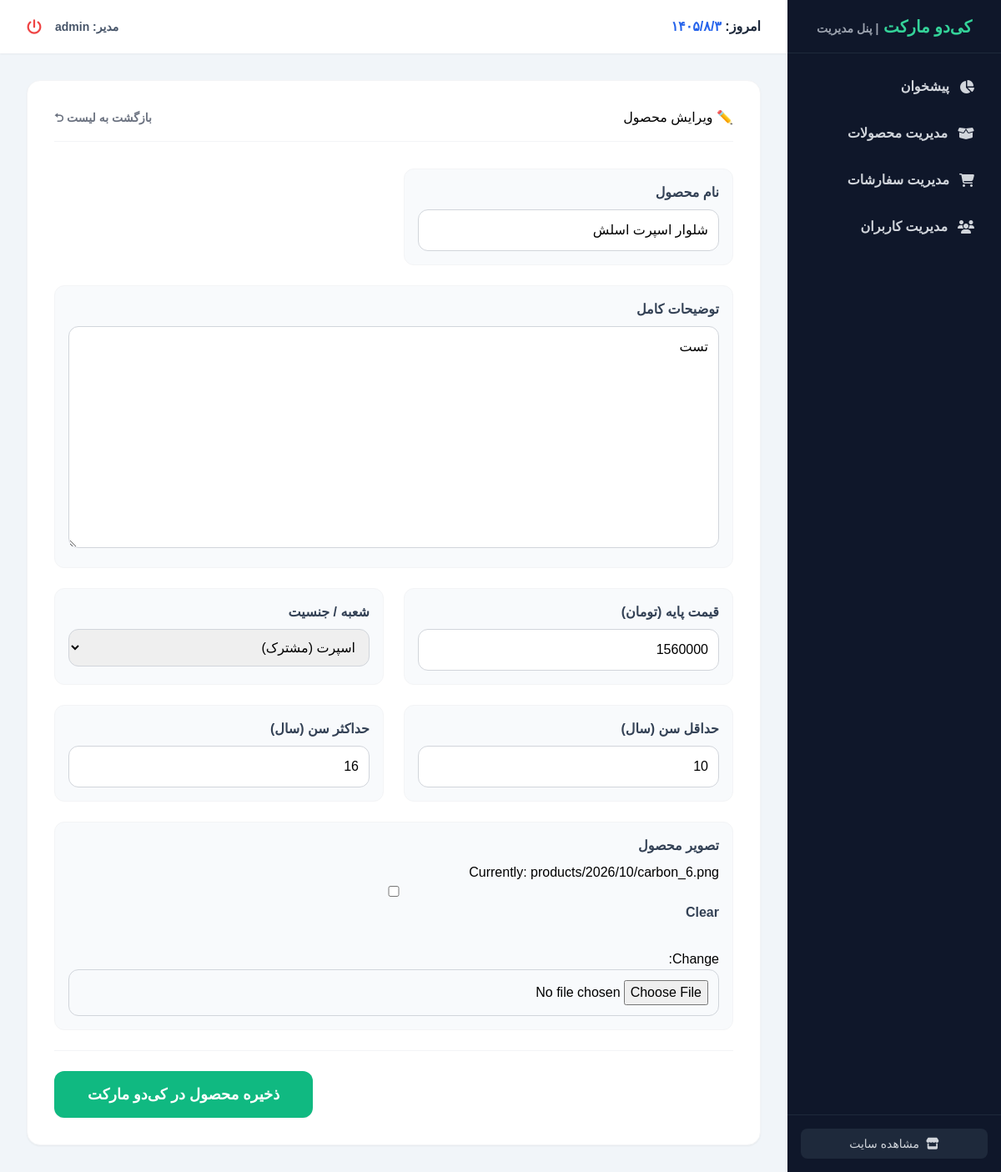
The app's page /dashboard/products/edit/2/ (signed in) with its own data.
### products/models.py (models this page shows, shortened)
class Products(models.Model):
    GENDER_CHOICES = [
        ('boy', 'پسرونه'),
        ('girl', 'دخترونه'),
        ('unisex', 'اسپرت (مشترک)'),
    ]
    name = models.CharField(max_length=200, verbose_name="نام لباس")
    description = models.TextField(verbose_name="توضیحات کامل")
    category = models.ForeignKey('Category', on_delete=models.SET_NULL, null=True, blank=True, related_name='products', verbose_name="دسته بندی")
    price = models.PositiveIntegerField(verbose_name="قیمت (تومان)")
    gender = models.CharField(max_length=10, choices=GENDER_CHOICES, verbose_name="دسته‌بندی")
    min_age = models.PositiveIntegerField(verbose_name="حداقل سن (سال)", default=1)
    max_age = models.PositiveIntegerField(verbose_name="حداکثر سن (سال)", default=16)
    stock = models.PositiveIntegerField(verbose_name="موجودی در انبار", default=0)
    is_active = models.BooleanField(default=True, verbose_name="فعال برای فروش")
    image = models.ImageField(upload_to='products/%Y/%m/', verbose_name="عکس لباس", null=True, blank=True)
    class Meta:
        verbose_name = "محصول"
        verbose_name_plural = "محصولات"

### dashboard/views.py (the view)
# urls.py: path('products/edit/<int:pk>/', views.dashboard_product_edit, name='dashboard_product_edit'),
@staff_member_required
def dashboard_product_edit(request, pk):
    product = get_object_or_404(Products, pk=pk)
    if request.method == 'POST':
        form = ProductForm(request.POST, request.FILES, instance=product)
        if form.is_valid():
            form.save()
            return redirect('dashboard_product_list')
    else:
        form = ProductForm(instance=product)
    return render(request, 'dashboard/product_form.html', {'form': form, 'is_edit': True})

### dashboard/views.py
class ProductForm(forms.ModelForm):
    class Meta:
        model = Products
        fields = ['name', 'description', 'price', 'gender', 'min_age', 'max_age', 'image']
        labels = {
            'name': 'نام محصول',
            'description': 'توضیحات کامل',
            'price': 'قیمت پایه (تومان)',
            'gender': 'شعبه / جنسیت',
            'min_age': 'حداقل سن (سال)',
            'max_age': 'حداکثر سن (سال)',
            'image': 'تصویر محصول'
        }

### cart/context_processors.py (called while the page is built)
def cart(request):
    return {'cart': Cart(request)}

### dashboard/templates/dashboard/product_form.html (shortened to what this page needs)
{% extends "dashboard/dashboard_base.html" %}
{% block dashboard_content %}
<div class="max-w-4xl mx-auto bg-white p-8 rounded-2xl shadow-sm border border-gray-100">
    <div class="flex items-center justify-between mb-8 border-b border-gray-100 pb-4">
        <h2>{% if is_edit %}✏️ ویرایش محصول{% else %}➕ افزودن محصول جدید{% endif %}</h2>
        <a href="{% url 'dashboard_product_list' %}" class="text-gray-500 hover:text-slate-800 font-bold transition text-sm">بازگشت به لیست ⮌</a>
    </div>
    <form method="post" enctype="multipart/form-data" class="flex flex-col gap-6 [&_label]:block [&_label]:font-bold [&_label]:text-slate-700 [&_label]:mb-2 [&_input]:w-full [&_input]:p-3 [&_input]:rounded-xl [&_input]:border [&_input]:border-gray-300 [&_input]:focus:border-blue-500 [&_input]:focus:ring-0 [&_input]:outline-none [&_input]:transition [&_textarea]:w-full [&_textarea]:p-3 [&_textarea]:rounded-xl [&_textarea]:border [&_textarea]:border-gray-300 [&_textarea]:focus:border-blue-500 [&_textarea]:focus:ring-0 [&_textarea]:outline-none [&_textarea]:transition [&_select]:w-full [&_select]:p-3 [&_select]:rounded-xl [&_select]:border [&_select]:border-gray-300 [&_select]:focus:border-blue-500 [&_select]:focus:ring-0 [&_select]:outline-none [&_select]:transition">
        <div class="grid grid-cols-1 md:grid-cols-2 gap-6">
            {% for field in form %}
                <div class="{% if field.name == 'description' or field.name == 'image' %}md:col-span-2{% endif %} bg-slate-50 p-4 rounded-xl border border-gray-100">
                    <label>{{ field.label }}</label>
                    {{ field }}
                </div>
            {% endfor %}
        </div>
        <div class="border-t border-gray-100 pt-6 flex justify-end">
            <button type="submit" class="w-full sm:w-auto bg-emerald-500 hover:bg-emerald-600 text-white font-bold py-3.5 px-10 rounded-xl transition shadow-sm text-lg">
                ذخیره محصول در کی‌دو مارکت
            </button>
        </div>
    </form>
</div>
{% endblock %}

### dashboard/templates/dashboard/dashboard_base.html (shortened to what this page needs)
<!DOCTYPE html>
<html lang="fa" dir="rtl">
<head>
    <link href="https://cdn.jsdelivr.net/gh/rastikerdar/vazirmatn@v33.0.0/Vazirmatn-font-face.css" rel="stylesheet" />
    <script src="https://cdn.tailwindcss.com"></script>
    <link rel="stylesheet" href="https://cdnjs.cloudflare.com/ajax/libs/font-awesome/6.4.0/css/all.min.css">
</head>
<body class="bg-slate-100 font-sans flex h-screen overflow-hidden">
    <aside class="w-64 bg-slate-900 text-white flex flex-col h-full shrink-0">
        <div class="h-16 flex items-center justify-center border-b border-slate-800">
            <h1 class="text-xl font-bold text-emerald-400">کی‌دو مارکت <span class="text-sm text-gray-400">| پنل مدیریت</span></h1>
        </div>
        <nav class="flex-1 p-4 space-y-2 overflow-y-auto">
            <a href="{% url 'dashboard_home' %}" class="flex items-center gap-3 px-4 py-3 hover:bg-slate-800 text-gray-300 hover:text-white rounded-xl font-bold transition">
                <i class="fa-solid fa-chart-pie"></i> پیشخوان
            </a>
            <a href="{% url 'dashboard_product_list' %}" class="flex items-center gap-3 px-4 py-3 hover:bg-slate-800 text-gray-300 hover:text-white rounded-xl font-bold transition">
                <i class="fa-solid fa-box-open"></i> مدیریت محصولات
            </a>
            <a href="{% url 'dashboard_order_list' %}" class="flex items-center gap-3 px-4 py-3 hover:bg-slate-800 text-gray-300 hover:text-white rounded-xl font-bold transition">
                <i class="fa-solid fa-cart-shopping"></i> مدیریت سفارشات
            </a>
            <a href="{% url 'dashboard_user_list' %}" class="flex items-center gap-3 px-4 py-3 hover:bg-slate-800 text-gray-300 hover:text-white rounded-xl font-bold transition">
                <i class="fa-solid fa-users"></i> مدیریت کاربران
            </a>
        </nav>
        <div class="p-4 border-t border-slate-800">
            <a href="/" class="flex items-center justify-center gap-2 w-full px-4 py-2 bg-slate-800 hover:bg-slate-700 text-gray-300 rounded-lg transition text-sm">
                <i class="fa-solid fa-store"></i> مشاهده سایت
            </a>
        </div>
    </aside>
    <main class="flex-1 flex flex-col h-full overflow-hidden">
        <header class="h-16 bg-white shadow-sm flex items-center justify-between px-8 shrink-0">
            <div class="text-slate-800 font-bold">
                امروز: <span id="current-date" class="text-blue-600"></span>
            </div>
            <div class="flex items-center gap-4">
                <span class="text-sm font-bold text-slate-600">مدیر: {{ request.user.username }}</span>
                <a href="{% url 'accounts:logout' %}" class="text-red-500 hover:text-red-700 transition">
                    <i class="fa-solid fa-power-off text-lg"></i>
                </a>
            </div>
        </header>
        <div class="flex-1 overflow-y-auto p-8">
            {% block dashboard_content %}
            {% endblock %}
        </div>
    </main>
</body>
</html>

### records on screen
Products: form "شلوار اسپرت اسلش" "تست" "1560000" "اسپرت (مشترک)" "10" "16"

### other values on screen
{{ request.user.username }} "admin"
{{ field.label }} "نام محصول" "توضیحات کامل" "قیمت پایه (تومان)" "شعبه / جنسیت" "حداقل سن (سال)" "حداکثر سن (سال)" "تصویر محصول"
